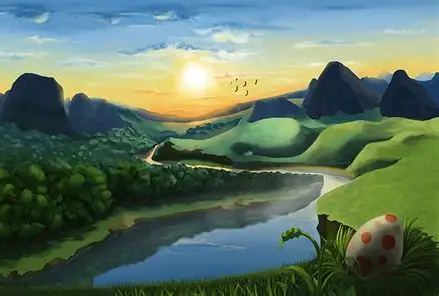
#> input picture Image Resizer Tool/input_images/OIP.jpeg, 439 x 296 px; its folder holds 3 pictures in this run
$ python resize_images.py
#> lines starting #> are read from the running program, lines starting #| are printed output that depends on the picture
import os
from PIL import Image

# Configuration
INPUT_FOLDER = 'input_images'
OUTPUT_FOLDER = 'output_images'
TARGET_SIZE = (800, 600)  # Width x Height
OUTPUT_FORMAT = 'JPEG'    # Options: 'JPEG', 'PNG', etc.

# Ensure output folder exists
os.makedirs(OUTPUT_FOLDER, exist_ok=True)

# Supported image extensions
valid_extensions = ('.jpg', '.jpeg', '.png', '.bmp', '.gif')

# Process each image
for filename in os.listdir(INPUT_FOLDER):
    if filename.lower().endswith(valid_extensions):
        input_path = os.path.join(INPUT_FOLDER, filename)
        output_filename = os.path.splitext(filename)[0] + '.' + OUTPUT_FORMAT.lower()
        output_path = os.path.join(OUTPUT_FOLDER, output_filename)

        try:
            with Image.open(input_path) as img:
#> img is the input picture: PIL image 439x296 RGB; mean R, G, B 93.3, 115.7, 96.8
                resized_img = img.resize(TARGET_SIZE)
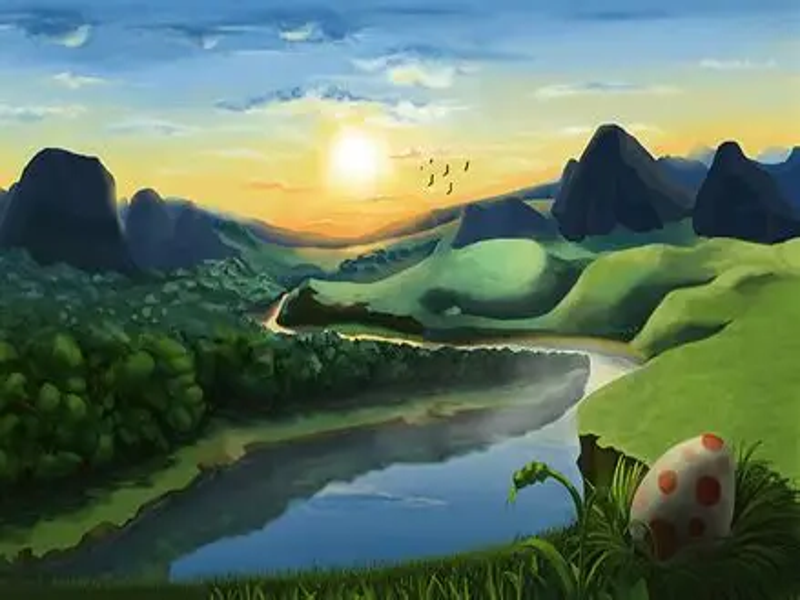
#> resized_img: PIL image 800x600 RGB; mean R, G, B 93.3, 115.7, 96.8
                resized_img.save(output_path, OUTPUT_FORMAT)
                print(f"✅ Resized and saved: {output_filename}")
        except Exception as e:
            print(f"❌ Failed to process {filename}: {e}")
